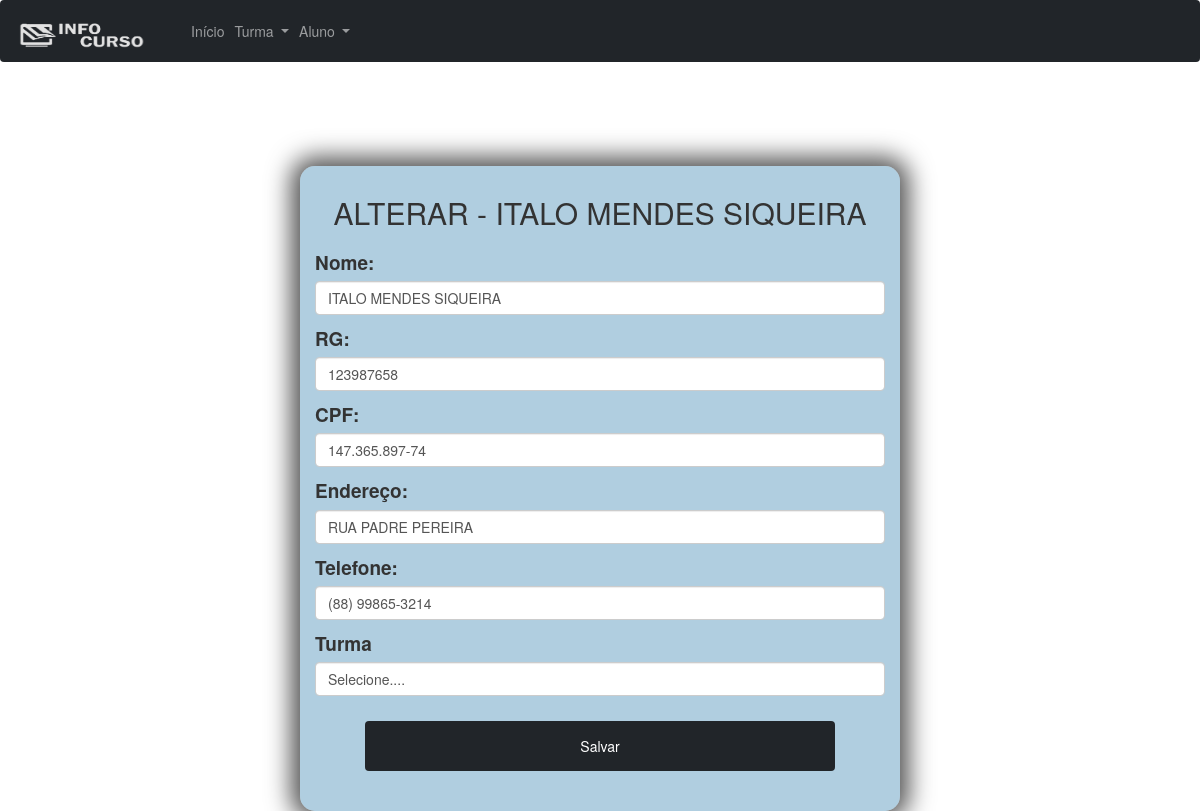
Page /editar-aluno.php?id=11 on the committed database.
### tables this page shows
CREATE TABLE `alunos` (
  `id` int(11) NOT NULL,
  `nome` varchar(255) NOT NULL,
  `rg` varchar(30) NOT NULL,
  `cpf` varchar(20) NOT NULL,
  `endereco` varchar(255) NOT NULL,
  `tel` varchar(80) NOT NULL,
  `escolaridade` varchar(50) NOT NULL,
  `turma` int(10) NOT NULL
);

### editar-aluno.php (the view, shortened to what this page needs)
<?php
require('includes/conexao.php');
$id = $_GET['id'];
$sql = "SELECT * FROM alunos WHERE id = $id";
$resultado = mysqli_query($conn, $sql);
while ($dados = mysqli_fetch_assoc($resultado)) {
    $nome = $dados['nome'];
    $rg = $dados['rg'];
    $cpf = $dados['cpf'];
    $endereco = $dados['endereco'];
    $tel = $dados['tel'];
}
?>
<!DOCTYPE html>
<html lang="en">
<head>
    <link rel="stylesheet" href="assets/css/bootstrap.min.css">
    <link rel="stylesheet" href="assets/css/cadastro.css">
    <link rel='stylesheet' href='//maxcdn.bootstrapcdn.com/bootstrap/3.3.4/css/bootstrap.min.css' />
</head>
<body>
    <nav class="navbar navbar-expand-lg navbar-dark bg-dark">
        <a class="navbar-brand" href="index.php"><img src="assets/img/logo-cinza.png" width="130" height="30" alt=""></a>
        <div class="collapse navbar-collapse" id="navbarNavDropdown">
            <ul class="navbar-nav">
                <li class="nav-item active">
                    <a class="nav-link" href="index.php">Início</a>
                </li>
                <li class="nav-item dropdown">
                    <a class="nav-link dropdown-toggle" href="#" id="navbarDropdownMenuLink" role="button"
                        data-toggle="dropdown" aria-haspopup="true" aria-expanded="false">
                        Turma
                    </a>
                </li>
                <li class="nav-item dropdown">
                    <a class="nav-link dropdown-toggle" href="#" id="navbarDropdownMenuLink" role="button"
                        data-toggle="dropdown" aria-haspopup="true" aria-expanded="false">
                        Aluno
                    </a>
                </li>
            </ul>
        </div>
    </nav>
    <div class="container-fluid">
        <div class="row">
            <div class="offset-md-3 col-md-6 bloco-login">
                <h3>Alterar -
                    <?php echo $nome ?>
                </h3>
                <form id="form-cadastro" onsubmit="return false" method="POST" action="acoes/editar-aluno.php">
                    <div class="bloco-input">
                        <label class="form-label">Nome:</label>
                        <input type="text" class="form-control" name="nome" id="nome" value="<?php echo $nome ?>">
                    </div>
                    <div class="bloco-input">
                        <label class="form-label">RG:</label>
                        <input type="text" class="form-control" name="rg" id="rg" value="<?php echo $rg ?>">
                    </div>
                    <div class="bloco-input">
                        <label class="form-label">CPF:</label>
                        <input type="text" class="form-control" name="cpf" id="cpf" value="<?php echo $cpf ?>">
                    </div>
                    <div class="bloco-input">
                        <label class="form-label">Endereço:</label>
                        <input type="text" class="form-control" name="endereco" id="endereco"
                            value="<?php echo $endereco ?>">
                    </div>
                    <div class="bloco-input">
                        <label class="form-label">Telefone:</label>
                        <input type="text" class="form-control" name="tel" id="tel" value="<?php echo $tel ?>">
                    </div>
                    <div class="row">
                        <div class="col-md-12">
                            <div class="bloco-input">
                                <label class="form-label">Turma</label>
                                <select class="form-control" id="turma" name="turma">
                                    <option value="">Selecione....</option>
                                </select>
                            </div>
                        </div>
                        <div class="offset-md-1 col-md-10">
                            <button class="btn btn-dark col-md-12 btn-salvar" onclick="validarEdicaoAluno();">Salvar</button>
                        </div>
                </form>
            </div>
        </div>
    </div>
</body>
</html>

### assets/css/cadastro.css (style rules this page uses)
.bloco-login { background-color: #297baa5e; margin-top: 7%; border-radius: 15px 15px 15px 15px; padding-bottom: 40px; -webkit-box-shadow: 0px 0px 24px 9px rgba(0,0,0,0.68); box-shadow: 0px 0px 24px 9px rgba(0,0,0,0.68); }
.bloco-login h3 { font-size: 30px; text-transform: uppercase; text-align: center; padding-top: 10px; }
.bloco-input label { font-size: 19px; margin-top: 10px; }
.btn-salvar { margin-top: 25px; height: 50px; font-size: 20px; min-width: 100%; }

### rows in the picture
alunos: nome "ITALO MENDES SIQUEIRA", rg "123987658", cpf "147.365.897-74", endereco "RUA PADRE PEREIRA", tel "(88) 99865-3214"
